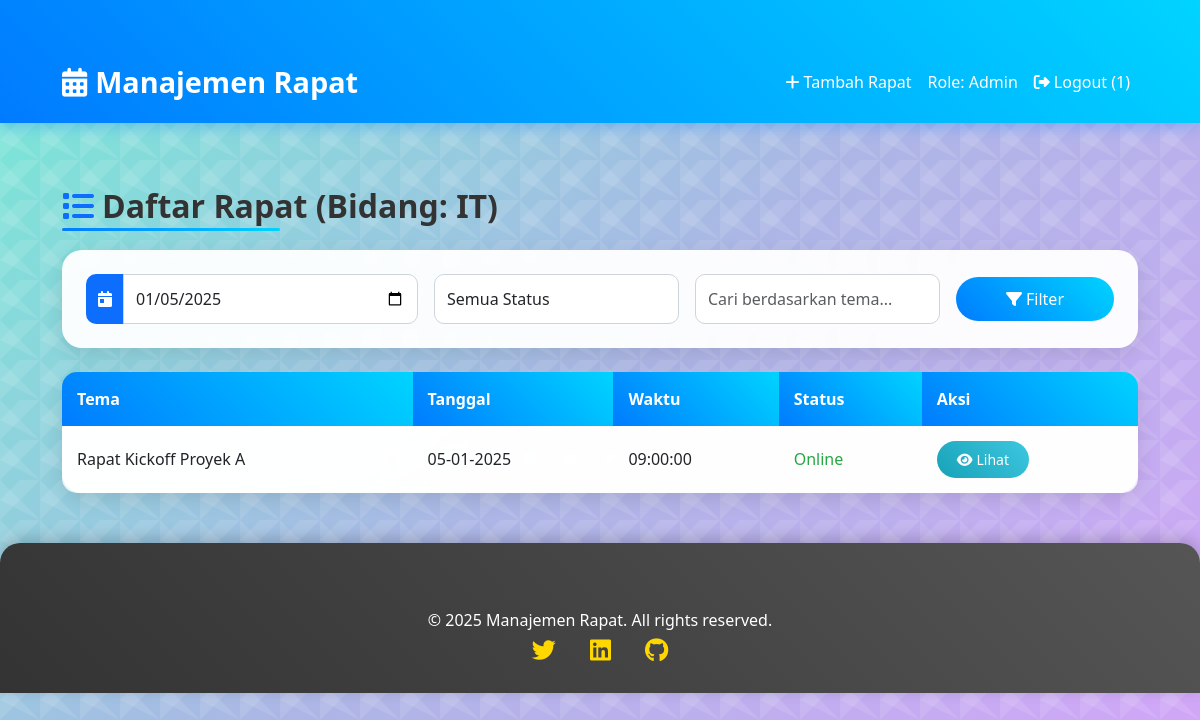
The app's page /index.php?filter_date=2025-01-05 (signed in) with its own data.
### tables this page shows
CREATE TABLE `users` (
  `id` int NOT NULL,
  `username` varchar(50) NOT NULL,
  `password` varchar(255) NOT NULL,
  `email` varchar(100) NOT NULL,
  `role` enum('Admin','Peserta') DEFAULT 'Peserta',
  `department` enum('IT','Marketing','HR','Keuangan','Produksi','Sales') NOT NULL,
  `created_at` timestamp NULL DEFAULT CURRENT_TIMESTAMP
);

CREATE TABLE `meetings` (
  `id` int NOT NULL,
  `theme` varchar(255) NOT NULL,
  `meeting_date` date NOT NULL,
  `meeting_time` time NOT NULL,
  `status` enum('Online','Offline') NOT NULL,
  `attendees` text NOT NULL,
  `notes` text NOT NULL,
  `meeting_link` varchar(255) DEFAULT NULL,
  `file_path` varchar(255) DEFAULT NULL,
  `leader` varchar(100) NOT NULL,
  `department` enum('IT','Marketing','HR','Keuangan','Produksi','Sales') NOT NULL,
  `created_at` timestamp NULL DEFAULT CURRENT_TIMESTAMP
);

### index.php (the view, shortened to what this page needs)
<?php
require 'config.php';
$user = mysqli_fetch_assoc(mysqli_query($conn, "SELECT role, department FROM users WHERE id = " . $_SESSION['user_id']));
$user_role = $user['role'];
$user_department = $user['department'];
$filter_date = isset($_GET['filter_date']) ? $_GET['filter_date'] : '';
$query = "SELECT * FROM meetings WHERE 1=1";
if ($filter_date) {
    $query .= " AND DATE(meeting_date) = '$filter_date'";
}
$query .= " ORDER BY meeting_date DESC";
$result = mysqli_query($conn, $query);
?>
<!DOCTYPE html>
<html lang="id">
<head>
    <link href="https://cdn.jsdelivr.net/npm/bootstrap@5.3.0/dist/css/bootstrap.min.css" rel="stylesheet">
    <link rel="stylesheet" href="https://cdnjs.cloudflare.com/ajax/libs/font-awesome/6.4.0/css/all.min.css">
    <link rel="stylesheet" href="styles.css">
</head>
<body>
    <nav class="navbar navbar-expand-lg navbar-dark">
        <div class="container">
            <a class="navbar-brand" href="index.php"><i class="fas fa-calendar-alt me-2"></i>Manajemen Rapat</a>
            <div class="collapse navbar-collapse" id="navbarNav">
                <div class="navbar-nav ms-auto">
                    <a class="nav-link" href="add_meeting.php"><i class="fas fa-plus me-1"></i>Tambah Rapat</a>
                    <span class="nav-link disabled">Role: <?php echo htmlspecialchars($user_role); ?></span>
                    <a class="nav-link" href="logout.php"><i class="fas fa-sign-out-alt me-1"></i>Logout (<?php echo htmlspecialchars($_SESSION['user_id']); ?>)</a>
                </div>
            </div>
        </div>
    </nav>
    <div class="container">
        <h2 class="my-4 text-center"><i class="fas fa-list me-2 text-primary"></i>Daftar Rapat (Bidang: <?php echo htmlspecialchars($user_department); ?>)</h2>
        <div class="card p-4 mb-4">
            <form method="GET">
                <div class="row g-3 align-items-center">
                    <div class="col-md-4">
                        <div class="input-group">
                            <span class="input-group-text bg-primary text-white"><i class="fas fa-calendar-day"></i></span>
                            <input type="date" name="filter_date" class="form-control" value="<?php echo isset($_GET['filter_date']) ? $_GET['filter_date'] : ''; ?>">
                        </div>
                    </div>
                    <div class="col-md-3">
                        <select name="filter_status" class="form-control">
                            <option value="">Semua Status</option>
                        </select>
                    </div>
                    <div class="col-md-3">
                        <input type="text" name="search_theme" class="form-control" placeholder="Cari berdasarkan tema..." value="<?php echo isset($_GET['search_theme']) ? $_GET['search_theme'] : ''; ?>">
                    </div>
                    <div class="col-md-2">
                        <button type="submit" class="btn btn-primary w-100"><i class="fas fa-filter me-1"></i>Filter</button>
                    </div>
                </div>
            </form>
        </div>
        <div class="card">
            <div class="table-responsive">
                <table class="table table-hover">
                    <thead>
                        <tr>
                            <th>Tema</th>
                            <th>Tanggal</th>
                            <th>Waktu</th>
                            <th>Status</th>
                            <th>Aksi</th>
                        </tr>
                    </thead>
                    <tbody>
                        <?php
                        while ($row = mysqli_fetch_assoc($result)) {
                            $status_class = $row['status'] == 'Online' ? 'text-success' : 'text-warning';
                            echo "<tr>";
                            echo "<td>" . htmlspecialchars($row['theme']) . "</td>";
                            echo "<td>" . date('d-m-Y', strtotime($row['meeting_date'])) . "</td>";
                            echo "<td>" . htmlspecialchars($row['meeting_time']) . "</td>";
                            echo "<td class='$status_class'>" . htmlspecialchars($row['status']) . "</td>";
                            echo "<td><a href='view_meeting.php?id=" . $row['id'] . "' class='btn btn-info btn-sm'><i class='fas fa-eye me-1'></i>Lihat</a></td>";
                            echo "</tr>";
                        }
                        ?>
                    </tbody>
                </table>
            </div>
        </div>
    </div>
    <footer class="footer">
        <div class="container">
            <p>© 2025 Manajemen Rapat. All rights reserved.</p>
            <div>
                <a href="#"><i class="fab fa-twitter"></i></a>
                <a href="#"><i class="fab fa-linkedin"></i></a>
                <a href="#"><i class="fab fa-github"></i></a>
            </div>
        </div>
    </footer>
</body>
</html>

### styles.css (style rules this page uses)
body { background: linear-gradient(135deg, #74ebd5, #acb6e5, #d4a5f9); font-family: "Segoe UI", Tahoma, Geneva, Verdana, sans-serif; color: #333; min-height: 100vh; position: relative; overflow-x: hidden; }
body::before { content: ""; position: absolute; top: 0; left: 0; width: 100%; height: 100%; z-index: -1; }
.navbar { background: linear-gradient(45deg, #007bff, #00d4ff); box-shadow: 0 4px 15px rgba(0, 123, 255, 0.3); padding: 15px 0; transition: all 0.3s ease; }
.navbar-brand { font-weight: bold; font-size: 1.8rem; color: #fff !important; }
.navbar-nav .nav-link { color: white !important; font-weight: 500; transition: all 0.3s ease; padding: 10px 15px; }
.container { max-width: 1100px; margin-top: 40px; animation: fadeIn 1s ease-in; }
h2 { font-weight: 600; color: #333; position: relative; display: inline-block; }
h2::after { content: ""; position: absolute; bottom: -5px; left: 0; width: 50%; height: 3px; background: linear-gradient(45deg, #007bff, #00d4ff); border-radius: 3px; }
.card { border: none; border-radius: 20px; box-shadow: 0 6px 20px rgba(0, 0, 0, 0.1); transition: all 0.3s ease; background: rgba(255, 255, 255, 0.95); backdrop-filter: blur(5px); }
.table { background: transparent; border-radius: 15px; overflow: hidden; margin-bottom: 0; }
.table th { background: linear-gradient(45deg, #007bff, #00d4ff); color: white; border: none; padding: 15px; font-weight: 600; }
.table td { vertical-align: middle; border: none; padding: 15px; background: rgba(255, 255, 255, 0.8); transition: all 0.3s ease; }
.table .text-success { font-weight: 500; color: #28a745 !important; }
.btn-primary { background: linear-gradient(45deg, #007bff, #00d4ff); border: none; border-radius: 25px; padding: 10px 25px; font-weight: 500; transition: all 0.3s ease; }
.btn-info { background: linear-gradient(45deg, #17a2b8, #3ec7e0); border: none; border-radius: 20px; padding: 8px 20px; color: white; transition: all 0.3s ease; }
.form-control { border-radius: 10px; border: 1px solid #ced4da; transition: all 0.3s ease; padding: 12px; background: rgba(255, 255, 255, 0.9); }
.input-group-text { border-radius: 10px 0 0 10px; border: none; }
.footer { background: linear-gradient(45deg, #333, #555); color: white; padding: 25px 0; margin-top: 50px; text-align: center; border-top-left-radius: 20px; border-top-right-radius: 20px; box-shadow: 0 -4px 15px rgba(0, 0, 0, 0.2); }
.footer p { margin: 0; font-size: 1rem; }
.footer a { color: #ffd700; text-decoration: none; margin: 0 15px; font-size: 1.5rem; transition: all 0.3s ease; }

### records on screen
users: role "Admin", department "IT"
meetings: theme "Rapat Kickoff Proyek A", meeting_date "05-01-2025", meeting_time "09:00:00", status "Online"

### other values on screen
$_SESSION['user_id'] "1"
